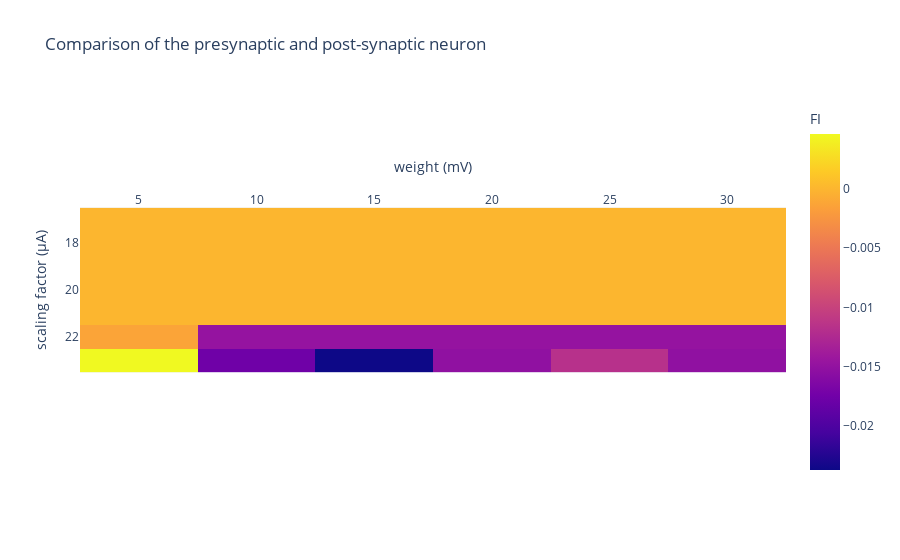

Notebook source saved alongside this figure:
### Code cell
compare_data = np.reshape((data_PC['MI'].to_numpy() - data_PC_neutr['MI'].to_numpy()), (len(scales), len(weights)))
fig = px.imshow(compare_data,
                labels=dict(x="weight (mV)", y="scaling factor (\u03bcA)", color="FI"),
                x=weights,
                y=scales,
                title ='Comparison of the presynaptic and post-synaptic neuron'
                )
fig.update_xaxes(side="top")
fig.show()

### Figure 1 — Plotly figure (JSON) as saved in the notebook; plotly's stock layout.template omitted (floating-point values rounded to 4 significant figures)
{"data": [{"coloraxis": "coloraxis", "name": "0", "x": [5, 10, 15, 20, 25, 30], "y": [17, 18, 19, 20, 21, 22, 23], "z": [[0.0, 0.0, 0.0, 0.0, 0.0, 0.0], [0.0, 0.0, 0.0, 0.0, 0.0, 0.0], [0.0, 0.0, 0.0, 0.0, 0.0, 0.0], [0.0, 0.0, 0.0, 0.0, 0.0, 0.0], [0.0, 0.0, 0.0, 0.0, 0.0, 0.0], [-0.001306, -0.01477, -0.01478, -0.01478, -0.01479, -0.01479], [0.004601, -0.01759, -0.02369, -0.01513, -0.01173, -0.01514]], "type": "heatmap", "xaxis": "x", "yaxis": "y", "hovertemplate": "weight (mV): %{x}<br>scaling factor (μA): %{y}<br>FI: %{z}<extra></extra>"}], "layout": {"xaxis": {"anchor": "y", "domain": [0.0, 1.0], "scaleanchor": "y", "constrain": "domain", "title": {"text": "weight (mV)"}, "side": "top"}, "yaxis": {"anchor": "x", "domain": [0.0, 1.0], "autorange": "reversed", "constrain": "domain", "title": {"text": "scaling factor (μA)"}}, "coloraxis": {"colorbar": {"title": {"text": "FI"}}, "colorscale": [[0.0, "#0d0887"], [0.1111, "#46039f"], [0.2222, "#7201a8"], [0.3333, "#9c179e"], [0.4444, "#bd3786"], [0.5556, "#d8576b"], [0.6667, "#ed7953"], [0.7778, "#fb9f3a"], [0.8889, "#fdca26"], [1.0, "#f0f921"]]}, "title": {"text": "Comparison of the presynaptic and post-synaptic neuron"}}}
